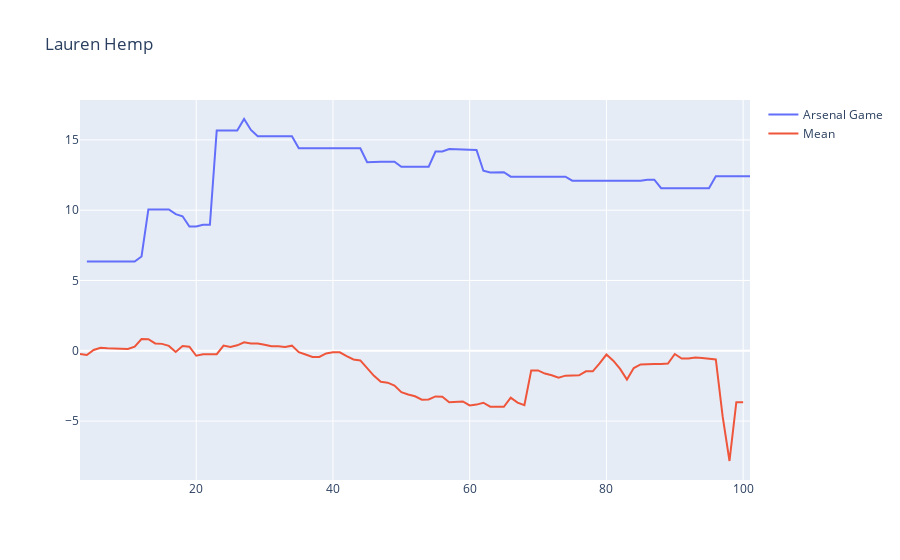

Notebook source saved alongside this figure:
### Code cell
trace_player("Lauren Hemp", arsenal_data, df_previous_games_grouped)
